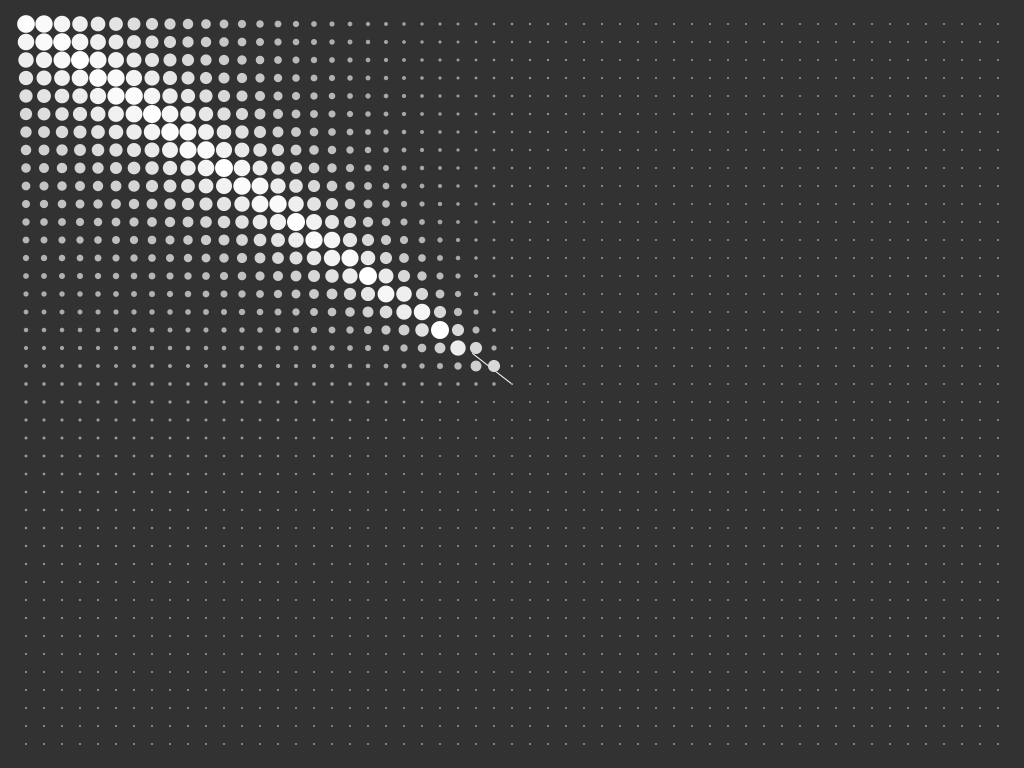
Frame 1 (no input)
Frame 60 (the mouse pressed at the canvas centre just before this capture): identical to frame 1, image omitted
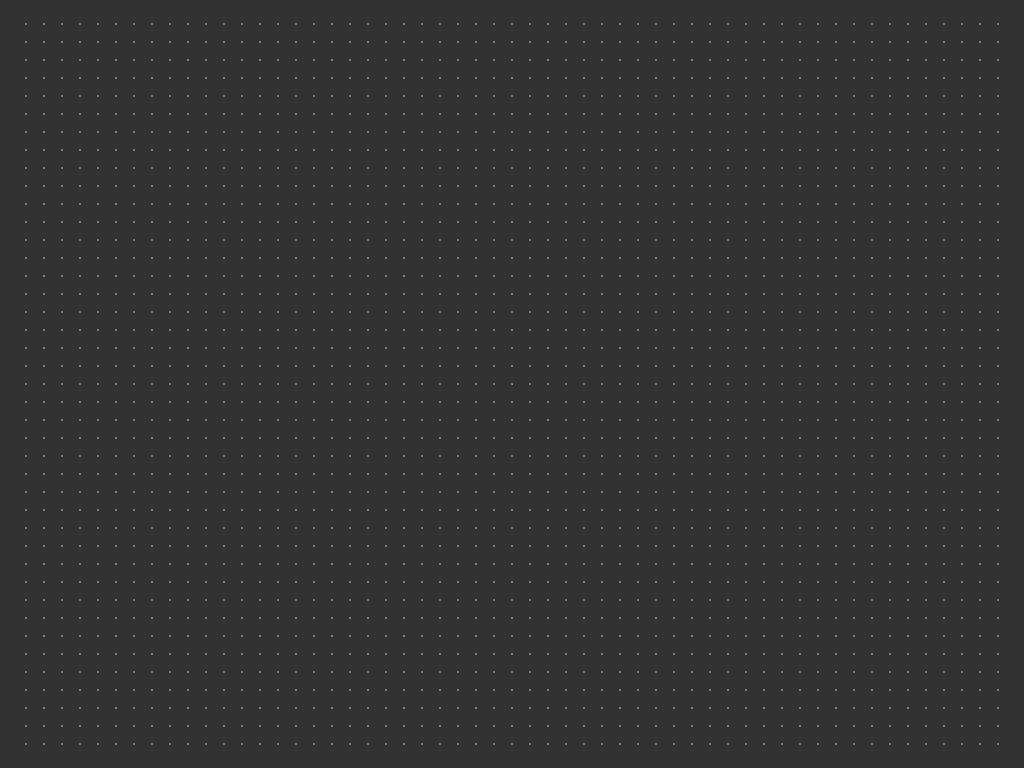
Frame 120 (the mouse held since frame 60 and released just before this capture)

The Processing sketch that drew these frames (run headless with seeded random() and noise(); from frame 60 on, the mouse is pressed at the canvas centre):

// Processing sketch: SketchColoringByAngle
// ── SketchColoringByAngle.pde
final static int NUM_AGENTS_X = 55;
final static int NUM_AGENTS_Y = 41;
final static float AGENT_SPACE = 18.0f;
final static float AGENT_SIZE = 4.0f;
MAgent[][] mAgents = new MAgent[NUM_AGENTS_X][NUM_AGENTS_Y];
MAgent mCenter = new MAgent();

void settings() {
  size(1024, 768);
}

void setup() {
  for (int x=0; x<mAgents.length; x++) {
    for (int y=0; y<mAgents[x].length; y++) {
      mAgents[x][y] = new MAgent();
      mAgents[x][y].position.set(x - (NUM_AGENTS_X-1) / 2.0, y - (NUM_AGENTS_Y-1) / 2.0);
      mAgents[x][y].position.mult(AGENT_SPACE);
    }
  }
}

void draw() {
  background(50);
  translate(width/2, height/2);

  PVector mMouse = new PVector().set(mouseX-width/2, mouseY-height/2);
  PVector mDirection = PVector.sub(mMouse, mCenter.position).normalize();
  mCenter.direction.set(mDirection);

  final float DIRECTION_SCALE = 50;
  stroke(255);
  line(mCenter.position.x + mCenter.direction.x * DIRECTION_SCALE, 
    mCenter.position.y + mCenter.direction.y * DIRECTION_SCALE, 
    mCenter.position.x, 
    mCenter.position.y);

  noStroke();
  for (int x=0; x<mAgents.length; x++) {
    for (int y=0; y<mAgents[x].length; y++) {
      MAgent a = mAgents[x][y];
      a.update(mCenter);
      PVector p = a.position;
      fill(a.m_color);
      ellipse(p.x, p.y, AGENT_SIZE*2 * a.scale + 2, AGENT_SIZE*2 * a.scale + 2);
    }
  }
}

class MAgent {
  PVector position = new PVector();
  PVector direction = new PVector(0, 1);
  color m_color = color(255);
  float scale = 1;

  void update(MAgent a) {
    PVector mDirection = PVector.sub(a.position, position);
    float mAngle = PVector.angleBetween(mDirection, a.direction);
    float mAngleNorm = mAngle / PI;
    mAngleNorm = pow(mAngleNorm, 10);
    m_color = color(150 + 105 * mAngleNorm);
    scale = mAngleNorm * 2;
  }
}
